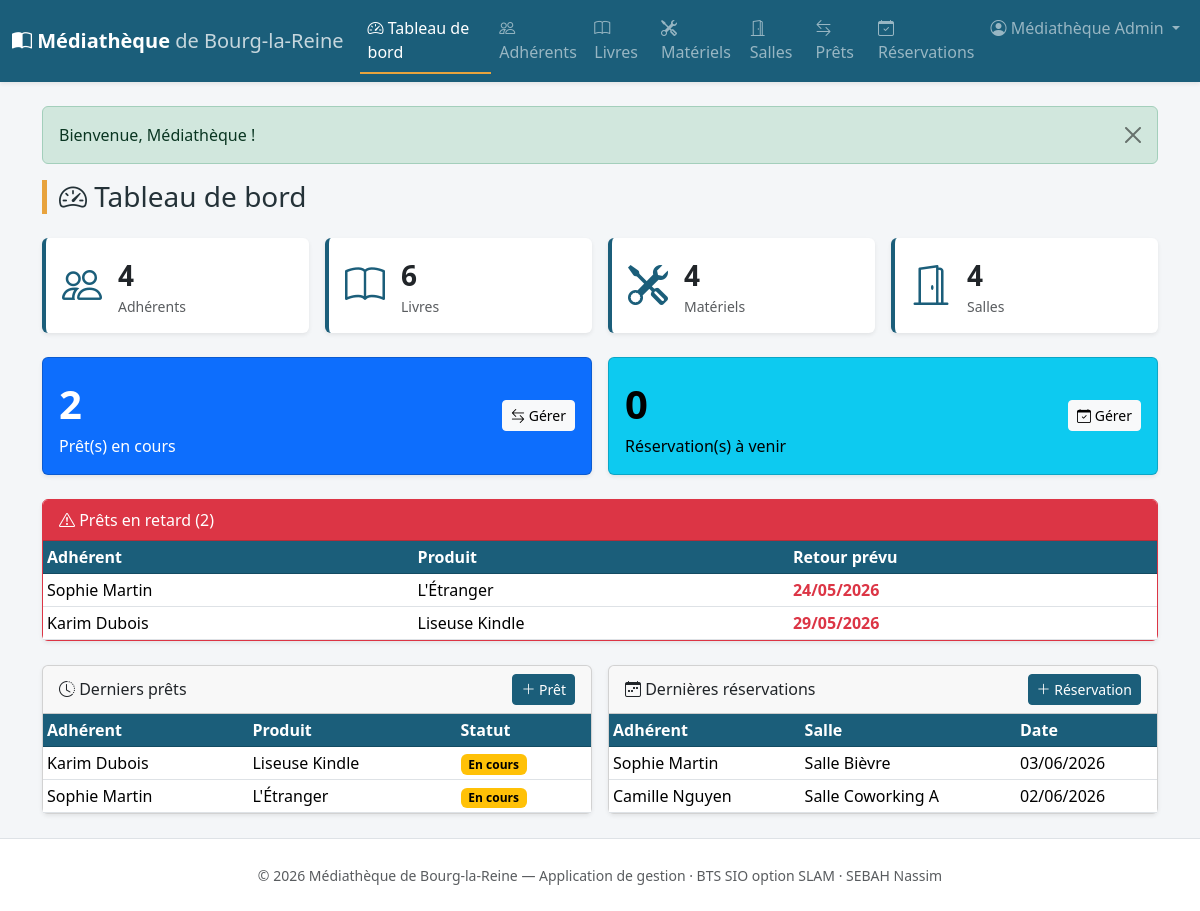
Page /public/index.php?ctrl=home&action=index (signed in) on the committed database.
### tables this page shows
CREATE TABLE pret (
    id                    INT AUTO_INCREMENT PRIMARY KEY,
    adherent_id           INT NOT NULL,
    livre_id              INT,
    materiel_id           INT,
    date_pret             DATE NOT NULL,
    date_retour_prevue    DATE NOT NULL,
    date_retour_effective DATE,
    statut                ENUM('en_cours','rendu','en_retard') NOT NULL DEFAULT 'en_cours',
    CONSTRAINT fk_pret_adherent FOREIGN KEY (adherent_id) REFERENCES adherent(id) ON DELETE CASCADE,
    CONSTRAINT fk_pret_livre    FOREIGN KEY (livre_id)    REFERENCES livre(id)    ON DELETE CASCADE,
    CONSTRAINT fk_pret_materiel FOREIGN KEY (materiel_id) REFERENCES materiel(id) ON DELETE CASCADE,
     
    CONSTRAINT chk_pret_produit CHECK (
        (livre_id IS NOT NULL AND materiel_id IS NULL) OR
        (livre_id IS NULL AND materiel_id IS NOT NULL)
    )
);

CREATE TABLE livre (
    id                  INT AUTO_INCREMENT PRIMARY KEY,
    titre               VARCHAR(150) NOT NULL,
    auteur              VARCHAR(120) NOT NULL,
    isbn                VARCHAR(20),
    editeur             VARCHAR(120),
    annee_publication   INT,
    genre               VARCHAR(60),
    quantite_totale     INT NOT NULL DEFAULT 1,
    quantite_disponible INT NOT NULL DEFAULT 1
);

CREATE TABLE materiel (
    id          INT AUTO_INCREMENT PRIMARY KEY,
    nom         VARCHAR(120) NOT NULL,
    categorie   VARCHAR(60),
    description VARCHAR(255),
    etat        ENUM('neuf','bon','use','hors_service') NOT NULL DEFAULT 'bon',
    disponible  TINYINT(1) NOT NULL DEFAULT 1
);

CREATE TABLE reservation (
    id               INT AUTO_INCREMENT PRIMARY KEY,
    adherent_id      INT NOT NULL,
    salle_id         INT NOT NULL,
    date_reservation DATE NOT NULL,
    heure_debut      TIME NOT NULL,
    heure_fin        TIME NOT NULL,
    statut           ENUM('confirmee','annulee','terminee') NOT NULL DEFAULT 'confirmee',
    CONSTRAINT fk_resa_adherent FOREIGN KEY (adherent_id) REFERENCES adherent(id) ON DELETE CASCADE,
    CONSTRAINT fk_resa_salle    FOREIGN KEY (salle_id)    REFERENCES salle(id)    ON DELETE CASCADE,
    CONSTRAINT chk_resa_heures  CHECK (heure_fin > heure_debut)
);

CREATE TABLE salle (
    id          INT AUTO_INCREMENT PRIMARY KEY,
    nom         VARCHAR(80) NOT NULL,
    capacite    INT NOT NULL DEFAULT 1,
    equipements VARCHAR(255),
    disponible  TINYINT(1) NOT NULL DEFAULT 1
);

### app/controllers/HomeController.php (called while the page is built)
<?php
class HomeController extends Controller
{
    public function index($id = null): void
    {
        $pret = $this->model('Pret');
        $resa = $this->model('Reservation');
        $this->view('home/index', [
            'titre'        => 'Tableau de bord',
            'stats'        => [
                'adherents' => $this->model('Adherent')->count(),
                'livres'    => $this->model('Livre')->count(),
                'materiels' => $this->model('Materiel')->count(),
                'salles'    => $this->model('Salle')->count(),
            ],
            'pretsEnCours' => $pret->countEnCours(),
            'resaActives'  => $resa->countActives(),
            'retards'      => $pret->enRetard(),
            'prets'        => array_slice($pret->allDetailed(), 0, 5),
            'reservations' => array_slice($resa->allDetailed(), 0, 5),
        ]);
    }
}

### public/index.php (called while the page is built, shortened)
<?php
require ROOT . '/app/core/helpers.php';
require ROOT . '/app/core/Controller.php';
$action = preg_replace('/[^a-zA-Z]/', '', $_GET['action'] ?? 'index');
$id     = isset($_GET['id']) ? (int) $_GET['id'] : null;
$controller = new $controllerClass();
$controller->$action($id);

### app/core/helpers.php (called while the page is built, shortened)
<?php
function url(string $ctrl = 'home', string $action = 'index', array $params = []): string
{
    $query = array_merge(['ctrl' => $ctrl, 'action' => $action], $params);
    return BASE_URL . '?' . http_build_query($query);
}
function e(?string $value): string
{
    return htmlspecialchars($value ?? '', ENT_QUOTES, 'UTF-8');
}
function dateFr(?string $date): string
{
    $ts = strtotime($date);
    return $ts ? date('d/m/Y', $ts) : e($date);
}

### app/models/Pret.php (called while the page is built, shortened)
<?php
class Pret extends Model
{
    public function enRetard(): array
    {
        $sql = "SELECT p.*,
                       CONCAT(a.prenom, ' ', a.nom) AS adherent_nom,
                       l.titre AS livre_titre,
                       m.nom   AS materiel_nom
                FROM pret p
                JOIN adherent a ON p.adherent_id = a.id
                LEFT JOIN livre l    ON p.livre_id = l.id
                LEFT JOIN materiel m ON p.materiel_id = m.id
                WHERE p.date_retour_effective IS NULL
                  AND p.date_retour_prevue < CURDATE()
                ORDER BY p.date_retour_prevue";
        return $this->db->query($sql)->fetchAll();
    }
}

### app/models/Reservation.php (called while the page is built, shortened)
<?php
class Reservation extends Model
{
    public function allDetailed(): array
    {
        $sql = "SELECT r.*,
                       CONCAT(a.prenom, ' ', a.nom) AS adherent_nom,
                       s.nom AS salle_nom
                FROM reservation r
                JOIN adherent a ON r.adherent_id = a.id
                JOIN salle s    ON r.salle_id = s.id
                ORDER BY r.date_reservation DESC, r.heure_debut";
        return $this->db->query($sql)->fetchAll();
    }
}

### app/views/home/index.php (the view)
<h1 class="h3 mb-4 page-title"><i class="bi bi-speedometer2"></i> Tableau de bord</h1>
<div class="row g-3 mb-4">
    <?php
    $cards = [
        ['Adhérents', $stats['adherents'], 'bi-people',     'adherent'],
        ['Livres',    $stats['livres'],    'bi-book',       'livre'],
        ['Matériels', $stats['materiels'], 'bi-tools',      'materiel'],
        ['Salles',    $stats['salles'],    'bi-door-open',  'salle'],
    ];
    foreach ($cards as [$lbl, $val, $icon, $ctrl]): ?>
        <div class="col-6 col-lg-3">
            <a href="<?= url($ctrl) ?>" class="text-decoration-none text-reset">
                <div class="card card-stat shadow-sm h-100">
                    <div class="card-body d-flex align-items-center">
                        <i class="bi <?= $icon ?> fs-1 me-3" style="color:var(--mediatheque)"></i>
                        <div>
                            <div class="fs-3 fw-bold"><?= (int) $val ?></div>
                            <div class="text-muted small"><?= $lbl ?></div>
                        </div>
                    </div>
                </div>
            </a>
        </div>
    <?php endforeach; ?>
</div>
<div class="row g-3 mb-4">
    <div class="col-md-6">
        <div class="card text-bg-primary shadow-sm h-100">
            <div class="card-body d-flex justify-content-between align-items-center">
                <div>
                    <div class="fs-1 fw-bold"><?= (int) $pretsEnCours ?></div>
                    <div>Prêt(s) en cours</div>
                </div>
                <a href="<?= url('pret') ?>" class="btn btn-light btn-sm">
                    <i class="bi bi-arrow-left-right"></i> Gérer
                </a>
            </div>
        </div>
    </div>
    <div class="col-md-6">
        <div class="card text-bg-info shadow-sm h-100">
            <div class="card-body d-flex justify-content-between align-items-center">
                <div>
                    <div class="fs-1 fw-bold"><?= (int) $resaActives ?></div>
                    <div>Réservation(s) à venir</div>
                </div>
                <a href="<?= url('reservation') ?>" class="btn btn-light btn-sm">
                    <i class="bi bi-calendar-check"></i> Gérer
                </a>
            </div>
        </div>
    </div>
</div>
<?php if (!empty($retards)): ?>
    <div class="card shadow-sm mb-4 border-danger">
        <div class="card-header bg-danger text-white">
            <i class="bi bi-exclamation-triangle"></i>
            Prêts en retard (<?= count($retards) ?>)
        </div>
        <div class="table-responsive">
            <table class="table table-sm mb-0 align-middle">
                <thead>
                    <tr><th>Adhérent</th><th>Produit</th><th>Retour prévu</th></tr>
                </thead>
                <tbody>
                    <?php foreach ($retards as $r): ?>
                        <tr>
                            <td><?= e($r['adherent_nom']) ?></td>
                            <td><?= e($r['livre_titre'] ?? $r['materiel_nom']) ?></td>
                            <td class="text-danger fw-semibold"><?= dateFr($r['date_retour_prevue']) ?></td>
                        </tr>
                    <?php endforeach; ?>
                </tbody>
            </table>
        </div>
    </div>
<?php endif; ?>
<div class="row g-3">
    <div class="col-lg-6">
        <div class="card shadow-sm h-100">
            <div class="card-header d-flex justify-content-between align-items-center">
                <span><i class="bi bi-clock-history"></i> Derniers prêts</span>
                <a href="<?= url('pret', 'form') ?>" class="btn btn-sm btn-mediatheque">
                    <i class="bi bi-plus-lg"></i> Prêt
                </a>
            </div>
            <div class="table-responsive">
                <table class="table table-hover table-sm mb-0 align-middle">
                    <thead><tr><th>Adhérent</th><th>Produit</th><th>Statut</th></tr></thead>
                    <tbody>
                        <?php if (empty($prets)): ?>
                            <tr><td colspan="3" class="text-center text-muted py-3">Aucun prêt.</td></tr>
                        <?php else: foreach ($prets as $p): ?>
                            <tr>
                                <td><?= e($p['adherent_nom']) ?></td>
                                <td><?= e($p['livre_titre'] ?? $p['materiel_nom']) ?></td>
                                <td>
                                    <?php if ($p['date_retour_effective']): ?>
                                        <span class="badge text-bg-success">Rendu</span>
                                    <?php else: ?>
                                        <span class="badge text-bg-warning">En cours</span>
                                    <?php endif; ?>
                                </td>
                            </tr>
                        <?php endforeach; endif; ?>
                    </tbody>
                </table>
            </div>
        </div>
    </div>
    <div class="col-lg-6">
        <div class="card shadow-sm h-100">
            <div class="card-header d-flex justify-content-between align-items-center">
                <span><i class="bi bi-calendar-week"></i> Dernières réservations</span>
                <a href="<?= url('reservation', 'form') ?>" class="btn btn-sm btn-mediatheque">
                    <i class="bi bi-plus-lg"></i> Réservation
                </a>
            </div>
            <div class="table-responsive">
                <table class="table table-hover table-sm mb-0 align-middle">
                    <thead><tr><th>Adhérent</th><th>Salle</th><th>Date</th></tr></thead>
                    <tbody>
                        <?php if (empty($reservations)): ?>
                            <tr><td colspan="3" class="text-center text-muted py-3">Aucune réservation.</td></tr>
                        <?php else: foreach ($reservations as $r): ?>
                            <tr>
                                <td><?= e($r['adherent_nom']) ?></td>
                                <td><?= e($r['salle_nom']) ?></td>
                                <td><?= dateFr($r['date_reservation']) ?></td>
                            </tr>
                        <?php endforeach; endif; ?>
                    </tbody>
                </table>
            </div>
        </div>
    </div>
</div>

### app/core/Controller.php (shortened to what this page needs)
<?php
abstract class Controller
{
    protected function view(string $view, array $data = [], bool $withLayout = true): void
    {
        extract($data);
        $viewFile = dirname(__DIR__) . '/views/' . $view . '.php';
        if ($withLayout) {
            require dirname(__DIR__) . '/views/layouts/header.php';
            require $viewFile;
            require dirname(__DIR__) . '/views/layouts/footer.php';
        } else {
            require $viewFile;
        }
    }
}

### app/views/layouts/header.php (shortened to what this page needs)
<?php $cc = preg_replace('/[^a-zA-Z]/', '', $_GET['ctrl'] ?? 'home'); ?>
<!DOCTYPE html>
<html lang="fr">
<head>
    <link href="https://cdn.jsdelivr.net/npm/bootstrap@5.3.3/dist/css/bootstrap.min.css" rel="stylesheet">
    <link href="https://cdn.jsdelivr.net/npm/bootstrap-icons@1.11.3/font/bootstrap-icons.min.css" rel="stylesheet">
    <link href="css/style.css" rel="stylesheet">
</head>
<body>
<nav class="navbar navbar-expand-lg navbar-dark sticky-top shadow-sm">
    <div class="container-fluid">
        <a class="navbar-brand fw-bold" href="<?= url('home') ?>">
            <i class="bi bi-book-half"></i> Médiathèque
            <span class="d-none d-md-inline fw-normal opacity-75">de Bourg-la-Reine</span>
        </a>
        <div class="collapse navbar-collapse" id="mainNav">
            <ul class="navbar-nav ms-auto">
                <?php
                $nav = [
                    'home'        => ['Tableau de bord', 'bi-speedometer2'],
                    'adherent'    => ['Adhérents',       'bi-people'],
                    'livre'       => ['Livres',          'bi-book'],
                    'materiel'    => ['Matériels',       'bi-tools'],
                    'salle'       => ['Salles',          'bi-door-open'],
                    'pret'        => ['Prêts',           'bi-arrow-left-right'],
                    'reservation' => ['Réservations',    'bi-calendar-check'],
                ];
                foreach ($nav as $key => [$label, $icon]): ?>
                    <li class="nav-item">
                        <a class="nav-link <?= $cc === $key ? 'active' : '' ?>" href="<?= url($key) ?>">
                            <i class="bi <?= $icon ?>"></i> <?= $label ?>
                        </a>
                    </li>
                <?php endforeach; ?>
                <?php if (!empty($_SESSION['agent'])): ?>
                    <li class="nav-item dropdown">
                        <a class="nav-link dropdown-toggle" href="#" role="button" data-bs-toggle="dropdown">
                            <i class="bi bi-person-circle"></i>
                            <?= e($_SESSION['agent']['prenom'] . ' ' . $_SESSION['agent']['nom']) ?>
                        </a>
                    </li>
                <?php endif; ?>
            </ul>
        </div>
    </div>
</nav>
<main class="container py-4">
    <?php if (!empty($_SESSION['flash'])): ?>
        <div class="alert alert-<?= e($_SESSION['flash']['type']) ?> alert-dismissible fade show" role="alert">
            <?= e($_SESSION['flash']['message']) ?>
            <button type="button" class="btn-close" data-bs-dismiss="alert" aria-label="Fermer"></button>
        </div>
    <?php endif; ?>

### app/views/layouts/footer.php (shortened to what this page needs)
</main>
<footer class="text-center text-muted py-4 mt-auto border-top">
    <small>
        &copy; <?= date('Y') ?> Médiathèque de Bourg-la-Reine — Application de gestion
        &middot; BTS SIO option SLAM &middot; SEBAH Nassim
    </small>
</footer>
</body>
</html>

### public/css/style.css (style rules this page uses)
:root { --mediatheque: #1b5e7a; --mediatheque-dark: #134b62; --mediatheque-accent: #e8a33d; }
html, body { min-height: 100%; }
body { display: flex; flex-direction: column; min-height: 100vh; background-color: #f4f6f8; font-family: "Segoe UI", system-ui, -apple-system, sans-serif; color: #243238; }
.navbar { background-color: var(--mediatheque); }
.navbar .nav-link { border-bottom: 2px solid transparent; transition: border-color .15s ease; }
.navbar .nav-link.active, .navbar .nav-link:hover { border-bottom-color: var(--mediatheque-accent); }
.card-stat { border: none; border-left: 4px solid var(--mediatheque); transition: transform .12s ease, box-shadow .12s ease; }
.table thead th { background-color: var(--mediatheque); color: #fff; border-color: var(--mediatheque-dark); white-space: nowrap; }
.btn-mediatheque { background-color: var(--mediatheque); border-color: var(--mediatheque); color: #fff; }
.page-title { border-left: 5px solid var(--mediatheque-accent); padding-left: .75rem; }
footer { background-color: #fff; }

### rows in the picture
pret: adherent_nom "Sophie Martin", livre.titre "L'Étranger", date_retour_prevue "24/05/2026", shows "En cours"
pret: adherent_nom "Karim Dubois", materiel.nom "Liseuse Kindle", date_retour_prevue "29/05/2026", shows "En cours"
reservation: adherent_nom "Sophie Martin", salle.nom "Salle Bièvre", date_reservation "03/06/2026"
reservation: adherent_nom "Camille Nguyen", salle.nom "Salle Coworking A", date_reservation "02/06/2026"

### other values in the picture
$label "Tableau de bord"
$label "Adhérents"
$label "Livres"
$label "Matériels"
$label "Salles"
$label "Prêts"
$label "Réservations"
$_SESSION['agent']['prenom'] . ' ' . $_SESSION['agent']['nom'] "Médiathèque Admin"
$_SESSION['flash']['message'] "Bienvenue, Médiathèque !"
$val "4"
$lbl "Adhérents"
$val "6"
$lbl "Livres"
$lbl "Matériels"
$lbl "Salles"
